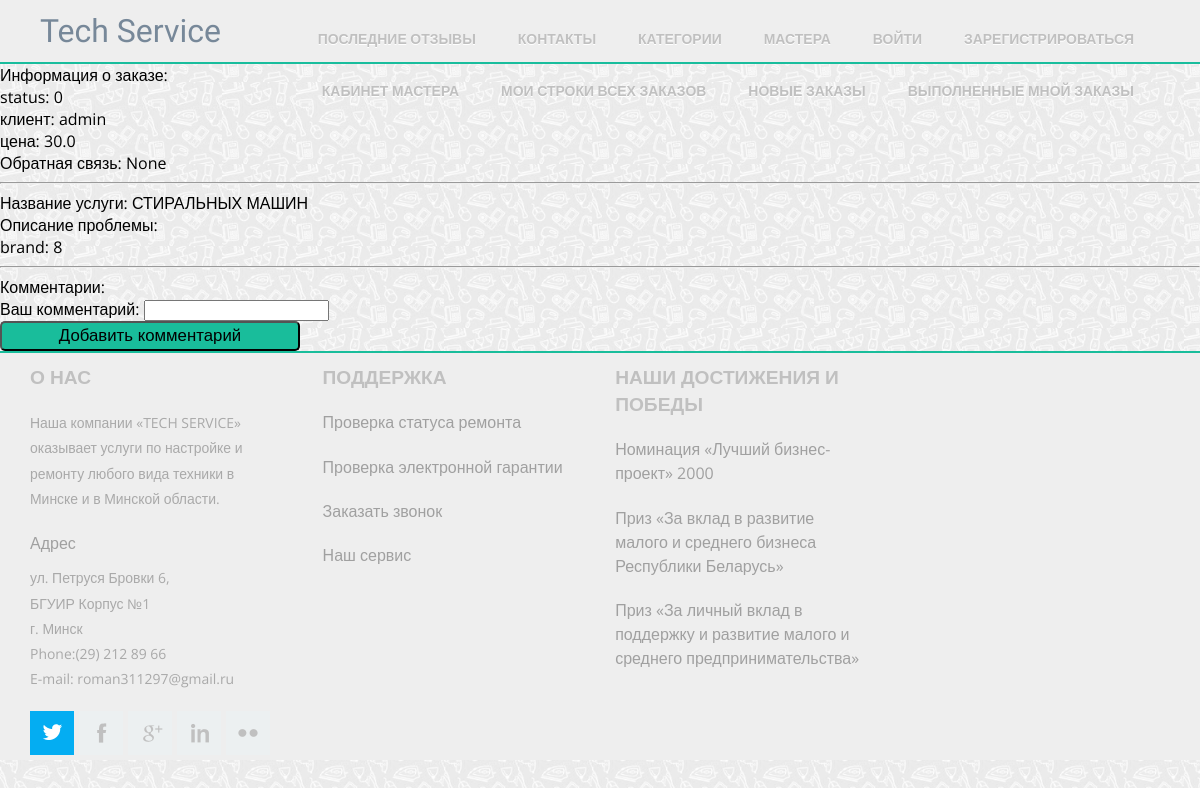
The page /master/orders/4/ on the database as committed earlier.
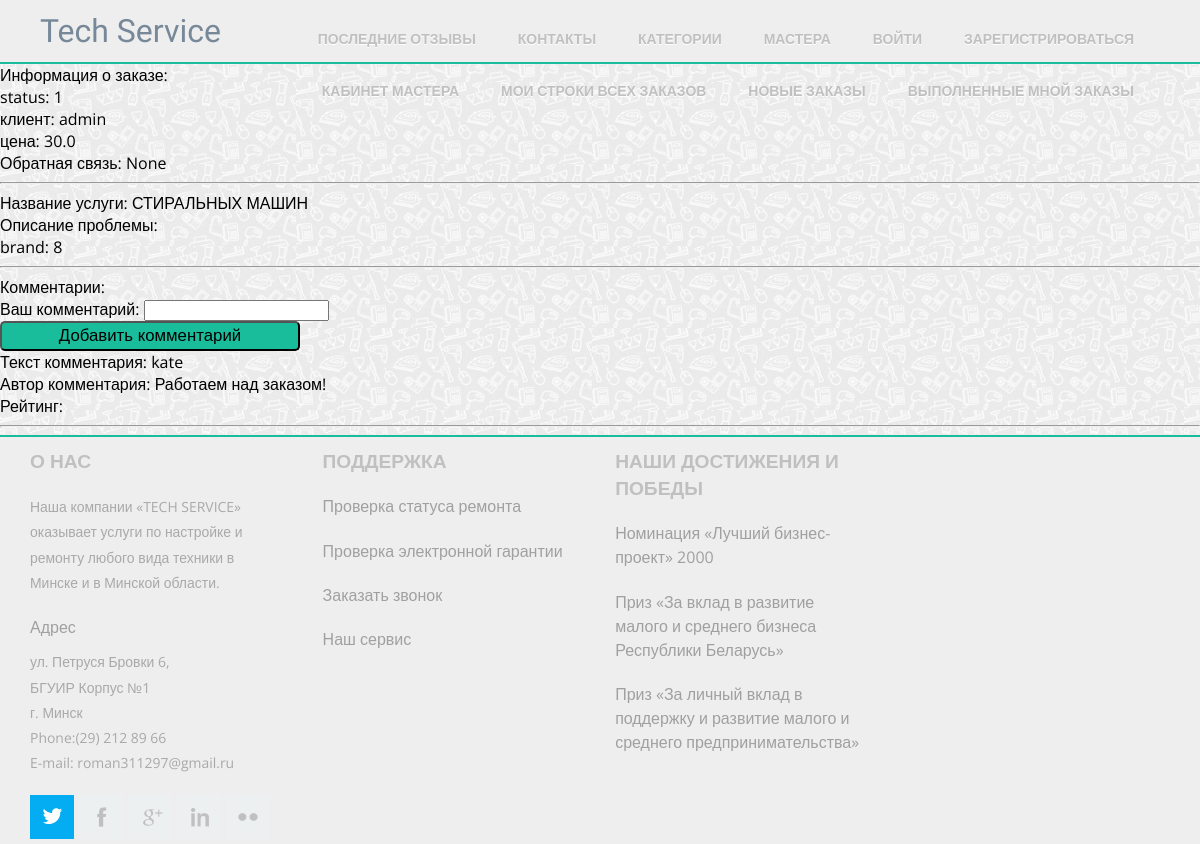
The same page on the database as committed later.
### master_office/models.py (models this page shows, shortened)
class Order(models.Model):
    client = models.ForeignKey(User, on_delete=models.CASCADE)
    status = models.IntegerField(default=0)
    price = models.FloatField()
    begin_date = models.DateTimeField(auto_now=True)
    end_date = models.DateTimeField(blank=True, null=True)
    expected_date = models.DateTimeField(blank=True, null=True)
    rating = models.IntegerField(default=0, blank=True, null=True)
    feedback = models.TextField(blank=True, null=True)

class OrderLine(models.Model):
    order = models.ForeignKey('Order', on_delete=models.CASCADE)
    service = models.ForeignKey(Service, on_delete=models.CASCADE)
    master = models.ForeignKey('Master', on_delete=models.CASCADE, blank=True, null=True)
    brand_name = models.CharField(max_length=20)
    device_name = models.CharField(max_length=20)
    serial_id = models.CharField(max_length=20)
    feedback = models.TextField(blank=True, null=True)
    trouble_description = models.TextField()
    status = models.IntegerField(default=0)

class Comment(models.Model):
    content = models.TextField(verbose_name="Текст комментария")
    author = models.ForeignKey(User, null=True)
    order = models.ForeignKey(Order)
    date = models.DateTimeField(auto_now=True, blank=True, null=True)

### mainApp/models.py (models this page shows, shortened)
class Service(models.Model):
    name = models.CharField(max_length=120)
    description = models.TextField()
    time = models.CharField(max_length=20, help_text="How much time service will take")
    price = models.IntegerField()
    area = models.ForeignKey('Area', on_delete=models.SET_NULL, null=True)

### master_office/views.py (the view)
# urls.py: url(r'^orders/(?P<pk>\d+)/$', 'client_office.views.order', name="client_office-detail"),
def order(request, pk=1):
    comment_form = CommentForm()
    args = {}
    args['order'] = Order.objects.get(id=pk)
    args['comments'] = Comment.objects.filter(order=args['order'])
    args['form'] = comment_form
    args['username'] = request.user
    return render(request, 'master_office/order_detail.html', args)

### master_office/forms.py (shortened to what this page needs)
class CommentForm(forms.ModelForm):
    content = forms.CharField(label="Ваш комментарий",required=True)
    class Meta:
        model = Comment
        fields = ('content',)

### master_office/templates/master_office/order_detail.html (shortened to what this page needs)
{% extends "master_office/master_wrapper.html" %}
{% block master_content %}
Информация о заказе:
<p>status: {{order.status}}</p>
<p>клиент: {{order.client.first_name}}</p>
<p>цена: {{order.price}}</p>
<p>Обратная связь: {{order.feedback}}</p>
<hr>
    {% for line in order.orderline_set.all %}
        <p>
            <p>Название услуги: {{line.service.name}}</p>
            <p>Описание проблемы: {{line.touble_description}}</p>
            <p>brand: {{line.brand_name}}</p>
        </p>
        <hr>
    {% endfor %}
<div class="large-offset-1 large-8 columns">
<p>Комментарии:</p>
    <form action="{% url 'addcomment_master' order.id %} " method="post">
    {{ form.as_p }}
<button id="register-button" type="submit">Добавить комментарий</button>
    </form>
    </div>
    {% for comment in order.comment_set.all %}
        <p>
            <p>Текст комментария: {{comment.author.username}}</p>
            <p>Автор комментария: {{comment.content}}</p>
            <p>Рейтинг: {{comment.rating}}</p>
        </p>
        <hr>
    {% endfor %}
{% endblock %}

Rows that differ between the two databases and show on the page:
changed Order "None": status "0" → "1"
added Comment: author.username "kate", content "Работаем над заказом!"
